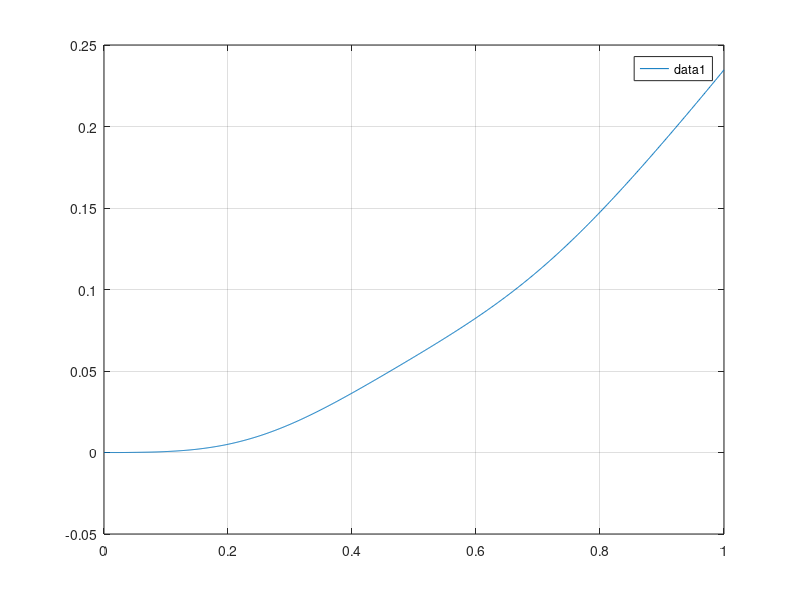

Write the MATLAB code that produced this figure.
clc;
clear all;
close all;
format long e;
% Dynamic Backward Euler problem 
%%%%%%%%%%%%%%%%%%%%%%%%%%%%%%%%%%%%%%%%%%%%%%%%
k_body_fl=28e3*0.69;
k_tyre_fl=260e3;
k_body_fr=28e3*0.69;
k_tyre_fr=260e3;
k_body_rl=16e3*0.82;
k_tyre_rl=260e3;
k_body_rr=16e3*0.82;
k_tyre_rr=260e3;
l_long_fl=1.395;
l_long_fr=1.395;
l_long_rl=1.596;
l_long_rr=1.596;
l_lat_fl=2*0.8458;
l_lat_fr=2*0.8458;
l_lat_rl=2*0.84;
l_lat_rr=2*0.84;
mass_Body=1936;
I_body_xx=6400;
I_body_yy=4800;
mass_wheel_fl=145/2;
mass_tyre_fl=30;
mass_wheel_fr=145/2;
mass_tyre_fr=30;
mass_wheel_rl=135/2;
mass_tyre_rl=30;
mass_wheel_rr=135/2;
mass_tyre_rr=30;
%%%%%%%%%%%%%%%%%%%%%%%%%%%%%%%%%%%%%%%%%%%%%%%%
tend=1;
u_init=0;
du_init=0;
%%%%%%%%%%%%%%%%%%%%%%%%%%%%%%%%%%%%%%%%%%%%%%%%
% System Mono
M=diag([mass_Body, I_body_xx, I_body_yy, mass_wheel_fl, mass_tyre_fl, mass_wheel_fr, mass_tyre_fr, mass_wheel_rl, mass_tyre_rl, mass_wheel_rr, mass_tyre_rr]);
K=[k_body_fl+k_body_fr+k_body_rl+k_body_rr, k_body_fl*l_lat_fl-k_body_fr*l_lat_fr+k_body_rl*l_lat_rl-k_body_rr*l_lat_rr, -k_body_fl*l_long_fl-k_body_fr*l_long_fr+k_body_rl*l_long_rl+k_body_rr*l_long_rr,  -k_body_fl, 0, -k_body_fr, 0, -k_body_rl, 0, -k_body_rr, 0;
   0  l_lat_fl*l_lat_fl*k_body_fl+l_lat_fr*l_lat_fr*k_body_fr+l_lat_rl*l_lat_rl*k_body_rl+l_lat_rr*l_lat_rr*k_body_rr, -l_long_fl*l_lat_fl*k_body_fl+l_lat_fr*l_long_fr*k_body_fr+l_long_rl*l_lat_rl*k_body_rl-l_long_rr*l_lat_rr*k_body_rr, -l_lat_fl*k_body_fl, 0, l_lat_fr*k_body_fr, 0, -l_lat_rl*k_body_rl, 0, l_lat_rr*k_body_rr, 0;
   0 0 l_long_fl*l_long_fl*k_body_fl+l_long_fr*l_long_fr*k_body_fr+l_long_rl*l_long_rl*k_body_rl+l_long_rr*l_long_rr*k_body_rr, l_long_fl*k_body_fl, 0 l_long_fr*k_body_fr 0 -l_long_rl*k_body_rl 0 -l_long_rr*k_body_rr 0; 
   0 0 0 k_body_fl+k_tyre_fl -k_tyre_fl 0 0 0 0 0 0;
   0 0 0 0 k_tyre_fl 0 0 0 0 0 0;
   0 0 0 0 0 k_body_fr+k_tyre_fr -k_tyre_fr 0 0 0 0;
   0 0 0 0 0 0 k_tyre_fr 0 0 0 0;
   0 0 0 0 0 0 0 k_body_rl+k_tyre_rl -k_tyre_rl 0 0;
   0 0 0 0 0 0 0 0 k_tyre_rl 0 0;
   0 0 0 0 0 0 0 0 0 k_body_rr+k_tyre_rr -k_tyre_rr;
   0 0 0 0 0 0 0 0 0 0 k_tyre_rr];
K=K+K'-diag(diag(K));
D = K *0;
%%%%%%%%%%%%%%%%%%%%%%%%%%%%%%%%%%%%%%%%%%%%%%%%
% Reduced System due to Dirichlet BC (fixed to road)
Kred = K;
Kred(:,11) = [];
Kred(11,:) = [];
Kred(:,9) = [];
Kred(9,:) = [];
Kred(:,7) = [];
Kred(7,:) = [];
Kred(:,5) = [];
Kred(5,:) = [];
Mred = M;
Mred(:,11) = [];
Mred(11,:) = [];
Mred(:,9) = [];
Mred(9,:) = [];
Mred(:,7) = [];
Mred(7,:) = [];
Mred(:,5) = [];
Mred(5,:) = [];
%%%%%%%%%%%%%%%%%%%%%%%%%%%%%%%%%%%%%%%%%%%%%%%%
% Allocate memory
t=zeros(1000+1,1);
u_sol=zeros(1000+1,11);
u_n_p_1=zeros(11,1);
%%%%%%%%%%%%%%%%%%%%%%%%%%%%%%%%%%%%%%%%%%%%%%%%
h=1/(1000);
%%%%%%%%%%%%%%%%%%%%%%%%%%%%%%%%%%%%%%%%%%%%%%%%
%u_n=[u_init; zeros(10,1)];
u_n=[u_init; 0;0;-0.01;0;-0.01;0;-0.04;0;-0.04;0];
u_n_m_1=u_n-h*[du_init; zeros(10,1)];
A=((1/(h*h))*M+(1/h)*D+K);
B=((2/(h*h))*M+(1/h)*D);
f_n_p_1=[1.1e3; zeros(10,1)];
%%%%%%%%%%%%%%%%%%%%%%%%%%%%%%%%%%%%%%%%%%%%%%%%
% Static solution
u_stat=Kred\f_n_p_1(1:7);
%%%%%%%%%%%%%%%%%%%%%%%%%%%%%%%%%%%%%%%%%%%%%%%%
% Eigenfrequency solution with bc
eigFreq=sqrt(eig(Kred,Mred))/2/pi;
%%%%%%%%%%%%%%%%%%%%%%%%%%%%%%%%%%%%%%%%%%%%%%%%
% Time loop
j=2;
tic
for i = h:h:tend
    u_n_p_1=A\(B*u_n-((1/(h*h))*M)*u_n_m_1+f_n_p_1);
   % Get solution
    t(j)=i;   
    u_sol(j,:)=u_n_p_1;   
    u_n_m_1=u_n;
    u_n    =u_n_p_1;
    j=j+1;
end
toc
%%%%%%%%%%%%%%%%%%%%%%%%%%%%%%%%%%%%%%%%%%%%%%%%
% Some plots
figure();
plot(t,u_sol(:,1)); grid on;
legend;
disp(u_sol(1001,1:3))